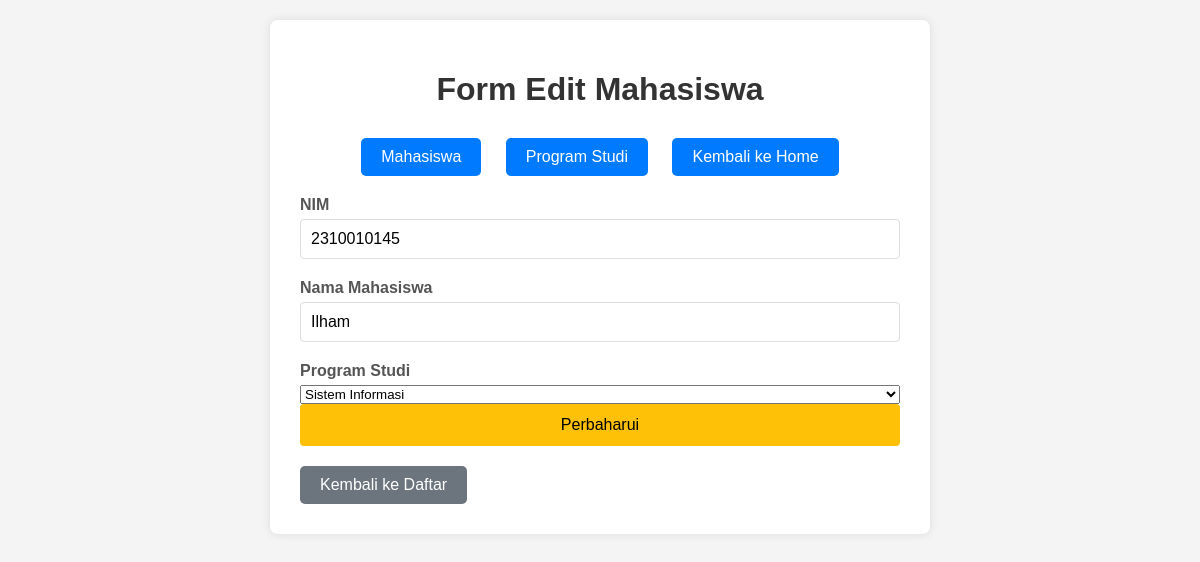
/index.php/mahasiswa/edit/6, run on the app's committed database.
### tables this page shows
CREATE TABLE `mahasiswa` (
  `id_mahasiswa` int NOT NULL,
  `nim` varchar(15) NOT NULL,
  `nama_mhs` varchar(90) NOT NULL,
  `id_prodi` int DEFAULT NULL
);

CREATE TABLE `prodi` (
  `id_prodi` int NOT NULL,
  `kode_prodi` varchar(10) NOT NULL,
  `nama_prodi` varchar(255) NOT NULL
);

### application/controllers/Mahasiswa.php (called while the page is built, shortened)
<?php
class Mahasiswa extends CI_Controller
{
    public function __construct()
    {
        $this->load->model('Mahasiswa_model');
        $this->load->model('Prodi_model');
    }
    public function edit($id)
    {
        $data['mahasiswa'] = $this->Mahasiswa_model->getById($id);
        $this->load->model('Prodi_model');
        $data['prodi'] = $this->Prodi_model->lihatData();
        $this->load->view('mahasiswa_edit', $data);
    }
}

### index.php (called while the page is built, shortened)
<?php
require_once BASEPATH.'core/CodeIgniter.php';

### application/models/Mahasiswa_model.php (called while the page is built, shortened)
<?php
class Mahasiswa_model extends CI_Model
{
    public function getById($id)
    {
        $query = $this->db->get_where('mahasiswa', ['id_mahasiswa' => $id]);
        return $query->row();
    }
}

### application/models/Prodi_model.php (called while the page is built, shortened)
<?php
class Prodi_model extends CI_Model
{
    public function lihatData()
    {
        return $this->db->get('prodi')->result();
    }
}

### application/views/Mahasiswa_edit.php (the view, shortened to what this page needs)
<!DOCTYPE html>
<html lang="en">
<head>
</head>
<body>
    <div class="container">
        <h1>Form Edit Mahasiswa</h1>
        <div class="nav">
            <a href="<?php echo site_url('mahasiswa') ?>">Mahasiswa</a>
            <a href="<?php echo site_url('prodi') ?>">Program Studi</a>
            <a href="<?php echo site_url('welcome') ?>" class="btn-back">Kembali ke Home</a>
        </div>
        <form action="<?= site_url('mahasiswa/perbaharui/'.$mahasiswa->id_mahasiswa) ?>" method="post">
            <label for="nim">NIM</label>
            <input type="text" name="nim" value="<?= $mahasiswa->nim ?>" required>
            <label for="nama_mhs">Nama Mahasiswa</label>
            <input type="text" name="nama_mhs" value="<?= $mahasiswa->nama_mhs ?>" required>
            <label for="id_prodi">Program Studi</label>
            <select name="id_prodi" required>
                <?php foreach ($prodi as $p): ?>
                    <option value="<?= $p->id_prodi ?>" <?= ($p->id_prodi == $mahasiswa->id_prodi) ? 'selected' : '' ?>><?= $p->nama_prodi ?></option>
                <?php endforeach; ?>
            </select>
            <input type="submit" value="Perbaharui">
        </form>
        <a href="<?php echo site_url('mahasiswa') ?>" class="btn-back">Kembali ke Daftar</a>
    </div>
</body>
</html>

### application/views/Mahasiswa_edit.php (style rules this page uses)
body { font-family: Arial, sans-serif; background-color: #f4f4f4; margin: 0; padding: 20px; }
.container { max-width: 600px; margin: 0 auto; background-color: white; padding: 30px; border-radius: 8px; box-shadow: 0 0 10px rgba(0,0,0,0.1); }
h1 { color: #333; text-align: center; margin-bottom: 30px; }
.nav { text-align: center; margin-bottom: 20px; }
.nav a { display: inline-block; margin: 0 10px; padding: 10px 20px; background-color: #007bff; color: white; text-decoration: none; border-radius: 5px; transition: background-color 0.3s; }
form { display: flex; flex-direction: column; }
label { margin-bottom: 5px; font-weight: bold; color: #555; }
input[type="text"] { padding: 10px; margin-bottom: 20px; border: 1px solid #ddd; border-radius: 4px; font-size: 16px; }
input[type="submit"] { padding: 12px; background-color: #ffc107; color: black; border: none; border-radius: 4px; font-size: 16px; cursor: pointer; transition: background-color 0.3s; }
.btn-back { display: inline-block; padding: 10px 20px; background-color: #6c757d; color: white; text-decoration: none; border-radius: 5px; margin-top: 20px; text-align: center; transition: background-color 0.3s; }

### data on the page
mahasiswa: nim "2310010145", nama_mhs "Ilham", id_prodi "Sistem Informasi"
